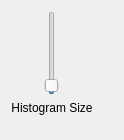
<?xml version="1.0" encoding="UTF-8"?>
<ui version="4.0">
 <class>multi_img_viewer</class>
 <widget class="QWidget" name="multi_img_viewer">
  <property name="geometry">
   <rect>
    <x>0</x>
    <y>0</y>
    <width>124</width>
    <height>140</height>
   </rect>
  </property>
  <layout class="QHBoxLayout" name="horizontalLayout">
   <item>
    <layout class="QVBoxLayout" name="verticalLayout">
     <property name="sizeConstraint">
      <enum>QLayout::SetNoConstraint</enum>
     </property>
     <item>
      <layout class="QHBoxLayout" name="horizontalLayout_2">
       <item>
        <widget class="QSlider" name="binSlider">
         <property name="sizePolicy">
          <sizepolicy hsizetype="Fixed" vsizetype="Fixed">
           <horstretch>0</horstretch>
           <verstretch>0</verstretch>
          </sizepolicy>
         </property>
         <property name="minimum">
          <number>2</number>
         </property>
         <property name="maximum">
          <number>255</number>
         </property>
         <property name="value">
          <number>10</number>
         </property>
         <property name="orientation">
          <enum>Qt::Vertical</enum>
         </property>
        </widget>
       </item>
      </layout>
     </item>
     <item>
      <widget class="QLabel" name="binLabel">
       <property name="sizePolicy">
        <sizepolicy hsizetype="Minimum" vsizetype="Preferred">
         <horstretch>0</horstretch>
         <verstretch>0</verstretch>
        </sizepolicy>
       </property>
       <property name="minimumSize">
        <size>
         <width>64</width>
         <height>0</height>
        </size>
       </property>
       <property name="text">
        <string>Histogram Size</string>
       </property>
       <property name="alignment">
        <set>Qt::AlignCenter</set>
       </property>
      </widget>
     </item>
     <item>
      <spacer name="verticalSpacer">
       <property name="orientation">
        <enum>Qt::Vertical</enum>
       </property>
       <property name="sizeType">
        <enum>QSizePolicy::MinimumExpanding</enum>
       </property>
       <property name="sizeHint" stdset="0">
        <size>
         <width>0</width>
         <height>0</height>
        </size>
       </property>
      </spacer>
     </item>
    </layout>
   </item>
   <item>
    <widget class="Viewport" name="viewport" native="true">
     <property name="sizePolicy">
      <sizepolicy hsizetype="MinimumExpanding" vsizetype="Preferred">
       <horstretch>0</horstretch>
       <verstretch>0</verstretch>
      </sizepolicy>
     </property>
    </widget>
   </item>
  </layout>
 </widget>
 <customwidgets>
  <customwidget>
   <class>Viewport</class>
   <extends>QWidget</extends>
   <header>viewport.h</header>
  </customwidget>
 </customwidgets>
 <resources/>
 <connections/>
</ui>
